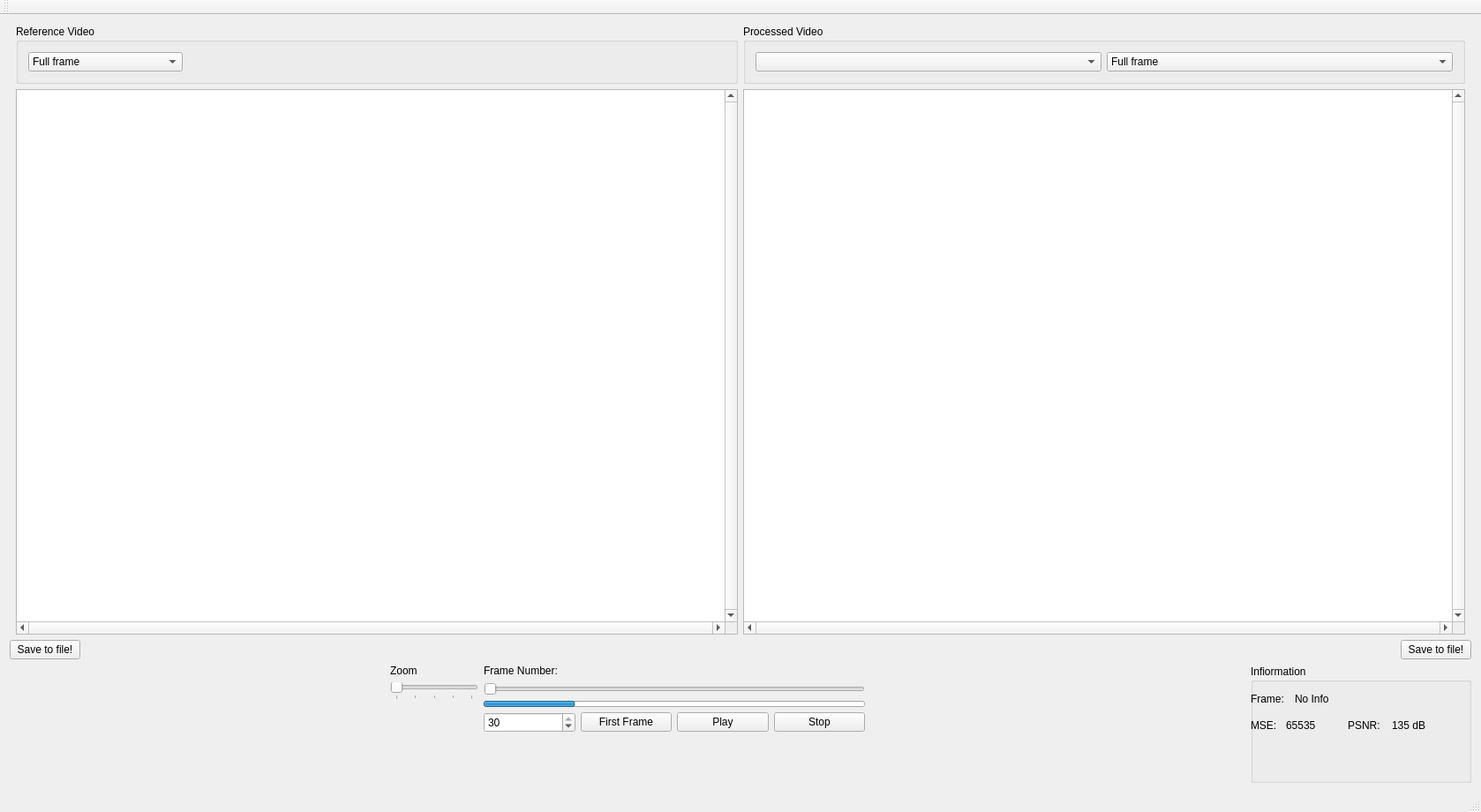
<?xml version="1.0" encoding="UTF-8"?>
<ui version="4.0">
 <class>MainWindow</class>
 <widget class="QMainWindow" name="MainWindow">
  <property name="geometry">
   <rect>
    <x>0</x>
    <y>0</y>
    <width>1678</width>
    <height>920</height>
   </rect>
  </property>
  <property name="windowTitle">
   <string>YUV420 Analyser By Lars C. Schwensen</string>
  </property>
  <widget class="QWidget" name="centralWidget">
   <layout class="QVBoxLayout" name="verticalLayout">
    <item>
     <layout class="QHBoxLayout" name="horizontalLayout">
      <item>
       <spacer name="horizontalSpacer_3">
        <property name="orientation">
         <enum>Qt::Horizontal</enum>
        </property>
        <property name="sizeHint" stdset="0">
         <size>
          <width>40</width>
          <height>20</height>
         </size>
        </property>
       </spacer>
      </item>
      <item>
       <layout class="QVBoxLayout" name="verticalLayout_4">
        <item>
         <widget class="QGroupBox" name="groupBox_3">
          <property name="title">
           <string>Reference Video</string>
          </property>
          <layout class="QHBoxLayout" name="horizontalLayout_3">
           <item>
            <widget class="QComboBox" name="referenceTypeComboBox">
             <item>
              <property name="text">
               <string>Full frame</string>
              </property>
             </item>
             <item>
              <property name="text">
               <string>Luminance</string>
              </property>
             </item>
             <item>
              <property name="text">
               <string>Chroma U</string>
              </property>
             </item>
             <item>
              <property name="text">
               <string>Chroma V</string>
              </property>
             </item>
             <item>
              <property name="text">
               <string>Interframe luminance</string>
              </property>
             </item>
             <item>
              <property name="text">
               <string>Interframe chroma U</string>
              </property>
             </item>
             <item>
              <property name="text">
               <string>Interframe chroma V</string>
              </property>
             </item>
             <item>
              <property name="text">
               <string>Intraframe luminance 2.5%</string>
              </property>
             </item>
             <item>
              <property name="text">
               <string>intraframe chroma U 2.5%</string>
              </property>
             </item>
             <item>
              <property name="text">
               <string>intraframe chroma V 2.5%</string>
              </property>
             </item>
            </widget>
           </item>
           <item>
            <spacer name="horizontalSpacer">
             <property name="orientation">
              <enum>Qt::Horizontal</enum>
             </property>
             <property name="sizeHint" stdset="0">
              <size>
               <width>40</width>
               <height>20</height>
              </size>
             </property>
            </spacer>
           </item>
          </layout>
         </widget>
        </item>
        <item>
         <widget class="QGraphicsView" name="videoViewReferenceGraphicsView">
          <property name="minimumSize">
           <size>
            <width>818</width>
            <height>618</height>
           </size>
          </property>
          <property name="maximumSize">
           <size>
            <width>818</width>
            <height>618</height>
           </size>
          </property>
          <property name="verticalScrollBarPolicy">
           <enum>Qt::ScrollBarAlwaysOn</enum>
          </property>
          <property name="horizontalScrollBarPolicy">
           <enum>Qt::ScrollBarAlwaysOn</enum>
          </property>
          <property name="alignment">
           <set>Qt::AlignRight|Qt::AlignTrailing|Qt::AlignVCenter</set>
          </property>
          <property name="dragMode">
           <enum>QGraphicsView::ScrollHandDrag</enum>
          </property>
         </widget>
        </item>
       </layout>
      </item>
      <item>
       <layout class="QVBoxLayout" name="verticalLayout_3">
        <item>
         <widget class="QGroupBox" name="groupBox_2">
          <property name="title">
           <string>Processed Video</string>
          </property>
          <layout class="QHBoxLayout" name="horizontalLayout_4">
           <item>
            <widget class="QComboBox" name="processedVideoComboBox">
             <property name="currentIndex">
              <number>-1</number>
             </property>
            </widget>
           </item>
           <item>
            <widget class="QComboBox" name="processedTypeComboBox">
             <item>
              <property name="text">
               <string>Full frame</string>
              </property>
             </item>
             <item>
              <property name="text">
               <string>Luminance</string>
              </property>
             </item>
             <item>
              <property name="text">
               <string>Chroma U</string>
              </property>
             </item>
             <item>
              <property name="text">
               <string>Chroma V</string>
              </property>
             </item>
             <item>
              <property name="text">
               <string>Interframe luminance</string>
              </property>
             </item>
             <item>
              <property name="text">
               <string>Interframe chroma U</string>
              </property>
             </item>
             <item>
              <property name="text">
               <string>Interframe chroma V</string>
              </property>
             </item>
             <item>
              <property name="text">
               <string>Intraframe luminance 2.5%</string>
              </property>
             </item>
             <item>
              <property name="text">
               <string>Intraframe chroma U 2.5%</string>
              </property>
             </item>
             <item>
              <property name="text">
               <string>Intraframe chroma V 2.5%</string>
              </property>
             </item>
             <item>
              <property name="text">
               <string>Mean square error luminance</string>
              </property>
             </item>
             <item>
              <property name="text">
               <string>Mean square error chroma U</string>
              </property>
             </item>
             <item>
              <property name="text">
               <string>Mean square error chroma V</string>
              </property>
             </item>
            </widget>
           </item>
          </layout>
         </widget>
        </item>
        <item>
         <widget class="QGraphicsView" name="videoViewProcessedGraphicsView">
          <property name="minimumSize">
           <size>
            <width>818</width>
            <height>618</height>
           </size>
          </property>
          <property name="maximumSize">
           <size>
            <width>818</width>
            <height>618</height>
           </size>
          </property>
          <property name="verticalScrollBarPolicy">
           <enum>Qt::ScrollBarAlwaysOn</enum>
          </property>
          <property name="horizontalScrollBarPolicy">
           <enum>Qt::ScrollBarAlwaysOn</enum>
          </property>
          <property name="alignment">
           <set>Qt::AlignRight|Qt::AlignTrailing|Qt::AlignVCenter</set>
          </property>
         </widget>
        </item>
       </layout>
      </item>
      <item>
       <spacer name="horizontalSpacer_4">
        <property name="orientation">
         <enum>Qt::Horizontal</enum>
        </property>
        <property name="sizeHint" stdset="0">
         <size>
          <width>40</width>
          <height>20</height>
         </size>
        </property>
       </spacer>
      </item>
     </layout>
    </item>
    <item>
     <layout class="QHBoxLayout" name="horizontalLayout_6">
      <item>
       <widget class="QPushButton" name="saveReferencePushButton">
        <property name="text">
         <string>Save to file!</string>
        </property>
       </widget>
      </item>
      <item>
       <spacer name="horizontalSpacer_6">
        <property name="orientation">
         <enum>Qt::Horizontal</enum>
        </property>
        <property name="sizeHint" stdset="0">
         <size>
          <width>40</width>
          <height>20</height>
         </size>
        </property>
       </spacer>
      </item>
      <item>
       <widget class="QPushButton" name="saveProcessedPushButton">
        <property name="text">
         <string>Save to file!</string>
        </property>
       </widget>
      </item>
     </layout>
    </item>
    <item>
     <layout class="QHBoxLayout" name="horizontalLayout_2">
      <item>
       <spacer name="horizontalSpacer_5">
        <property name="orientation">
         <enum>Qt::Horizontal</enum>
        </property>
        <property name="sizeHint" stdset="0">
         <size>
          <width>40</width>
          <height>20</height>
         </size>
        </property>
       </spacer>
      </item>
      <item>
       <layout class="QVBoxLayout" name="verticalLayout_5">
        <item>
         <widget class="QLabel" name="label_2">
          <property name="text">
           <string>Zoom</string>
          </property>
         </widget>
        </item>
        <item>
         <widget class="QSlider" name="zoomHorizontalSlider">
          <property name="maximumSize">
           <size>
            <width>100</width>
            <height>16777215</height>
           </size>
          </property>
          <property name="maximum">
           <number>4</number>
          </property>
          <property name="orientation">
           <enum>Qt::Horizontal</enum>
          </property>
          <property name="tickPosition">
           <enum>QSlider::TicksBelow</enum>
          </property>
         </widget>
        </item>
        <item>
         <spacer name="verticalSpacer">
          <property name="orientation">
           <enum>Qt::Vertical</enum>
          </property>
          <property name="sizeHint" stdset="0">
           <size>
            <width>20</width>
            <height>40</height>
           </size>
          </property>
         </spacer>
        </item>
       </layout>
      </item>
      <item>
       <layout class="QVBoxLayout" name="verticalLayout_2">
        <item>
         <widget class="QLabel" name="label">
          <property name="text">
           <string>Frame Number:</string>
          </property>
         </widget>
        </item>
        <item>
         <widget class="QSlider" name="horizontalSlider">
          <property name="enabled">
           <bool>false</bool>
          </property>
          <property name="minimum">
           <number>0</number>
          </property>
          <property name="maximum">
           <number>299</number>
          </property>
          <property name="orientation">
           <enum>Qt::Horizontal</enum>
          </property>
         </widget>
        </item>
        <item>
         <widget class="QProgressBar" name="framesAvailableProgressBar">
          <property name="maximumSize">
           <size>
            <width>16777215</width>
            <height>7</height>
           </size>
          </property>
          <property name="value">
           <number>24</number>
          </property>
          <property name="textVisible">
           <bool>false</bool>
          </property>
         </widget>
        </item>
        <item>
         <layout class="QHBoxLayout" name="horizontalLayout_7">
          <item>
           <widget class="QSpinBox" name="framesSpinBox">
            <property name="minimum">
             <number>1</number>
            </property>
            <property name="maximum">
             <number>30</number>
            </property>
            <property name="value">
             <number>30</number>
            </property>
           </widget>
          </item>
          <item>
           <widget class="QPushButton" name="firstFramePushButton">
            <property name="text">
             <string>First Frame</string>
            </property>
           </widget>
          </item>
          <item>
           <widget class="QPushButton" name="playPushButton">
            <property name="text">
             <string>Play</string>
            </property>
           </widget>
          </item>
          <item>
           <widget class="QPushButton" name="stopPushButton">
            <property name="text">
             <string>Stop</string>
            </property>
           </widget>
          </item>
         </layout>
        </item>
        <item>
         <spacer name="verticalSpacer_2">
          <property name="orientation">
           <enum>Qt::Vertical</enum>
          </property>
          <property name="sizeHint" stdset="0">
           <size>
            <width>20</width>
            <height>40</height>
           </size>
          </property>
         </spacer>
        </item>
       </layout>
      </item>
      <item>
       <spacer name="horizontalSpacer_2">
        <property name="orientation">
         <enum>Qt::Horizontal</enum>
        </property>
        <property name="sizeHint" stdset="0">
         <size>
          <width>40</width>
          <height>20</height>
         </size>
        </property>
       </spacer>
      </item>
      <item>
       <widget class="QGroupBox" name="groupBox">
        <property name="minimumSize">
         <size>
          <width>250</width>
          <height>0</height>
         </size>
        </property>
        <property name="title">
         <string>Infiormation</string>
        </property>
        <widget class="QLabel" name="label_3">
         <property name="geometry">
          <rect>
           <x>0</x>
           <y>30</y>
           <width>51</width>
           <height>17</height>
          </rect>
         </property>
         <property name="text">
          <string>Frame:</string>
         </property>
        </widget>
        <widget class="QLabel" name="nrFramesLabel">
         <property name="geometry">
          <rect>
           <x>50</x>
           <y>30</y>
           <width>91</width>
           <height>17</height>
          </rect>
         </property>
         <property name="text">
          <string>No Info</string>
         </property>
        </widget>
        <widget class="QLabel" name="label_5">
         <property name="geometry">
          <rect>
           <x>0</x>
           <y>60</y>
           <width>41</width>
           <height>17</height>
          </rect>
         </property>
         <property name="text">
          <string>MSE:</string>
         </property>
        </widget>
        <widget class="QLabel" name="label_6">
         <property name="geometry">
          <rect>
           <x>110</x>
           <y>60</y>
           <width>51</width>
           <height>17</height>
          </rect>
         </property>
         <property name="text">
          <string>PSNR:</string>
         </property>
        </widget>
        <widget class="QLabel" name="mseLabel">
         <property name="geometry">
          <rect>
           <x>40</x>
           <y>60</y>
           <width>61</width>
           <height>17</height>
          </rect>
         </property>
         <property name="text">
          <string>65535</string>
         </property>
        </widget>
        <widget class="QLabel" name="psnrLabel">
         <property name="geometry">
          <rect>
           <x>160</x>
           <y>60</y>
           <width>61</width>
           <height>17</height>
          </rect>
         </property>
         <property name="text">
          <string>135 dB</string>
         </property>
        </widget>
       </widget>
      </item>
     </layout>
    </item>
   </layout>
  </widget>
  <widget class="QMenuBar" name="menuBar">
   <property name="geometry">
    <rect>
     <x>0</x>
     <y>0</y>
     <width>1678</width>
     <height>25</height>
    </rect>
   </property>
  </widget>
  <widget class="QToolBar" name="mainToolBar">
   <attribute name="toolBarArea">
    <enum>TopToolBarArea</enum>
   </attribute>
   <attribute name="toolBarBreak">
    <bool>false</bool>
   </attribute>
  </widget>
  <widget class="QStatusBar" name="statusBar"/>
 </widget>
 <layoutdefault spacing="6" margin="11"/>
 <resources/>
 <connections/>
</ui>
